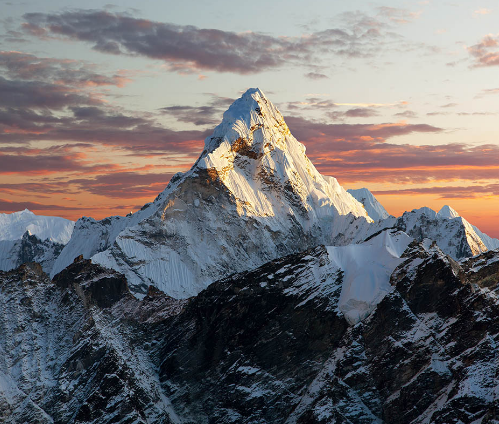
#> input picture test_imgs/mountain.png, 499 x 424 px
$ python test_dct.py
#> lines starting #> are read from the running program, lines starting #| are printed output that depends on the picture
### dct.py
from __future__ import print_function
import cv2, sys, numpy as np, itertools

from PIL import Image

quant = np.array([[16,11,10,16,24,40,51,61],
                    [12,12,14,19,26,58,60,55],
                    [14,13,16,24,40,57,69,56],
                    [14,17,22,29,51,87,80,62],
                    [18,22,37,56,68,109,103,77],
                    [24,35,55,64,81,104,113,92],
                    [49,64,78,87,103,121,120,101],
                    [72,92,95,98,112,100,103,99]])

class DCT():
    def __init__(self, imPath):
        self.imPath = imPath
        self.message = None
        self.bitMess = None
        self.oriCol = 0
        self.oriRow = 0
        self.numBits = 0

    """Input: secret - secret message to be hidden
              outIm - name of the image you want to be output
       Function: takes message to be hidden and preforms dct stegonography to hide the image within the least
                  significant bits of the DC coefficents.
       Output: writes out an image with the encoded message"""
    def DCTEn(self, secret, outIm):
        #load image for processing
#> called with outIm = 'mountain_dct.png'
        img = self.loadImage()
#> in loadImage, img is the input picture: shape (424, 499, 3); mean B, G, R 112.1, 110.7, 113.3
        if img is None:
            print("Error: File not found!")
            return

        self.message = str(len(secret)).encode()+ b'*' + secret
        self.bitMess = self.toBits()


        #get size of image in pixels
        row,col = img.shape[:2]
#> row = 424; col = 499
        self.oriRow, self.oriCol = row, col
#> self.oriRow = 424; self.oriCol = 499

        if((col/8)*(row/8)<len(secret)):
            print("Error: Message too large to encode in image")
            return

        # [5 lines of commented-out code are left out]
        if row%8 != 0 or col%8 != 0:
            img = self.addPadd(img, row, col)

        row,col = img.shape[:2]
#> row = 432; col = 504

        #split image into RGB channels
        bImg,gImg,rImg = cv2.split(img)
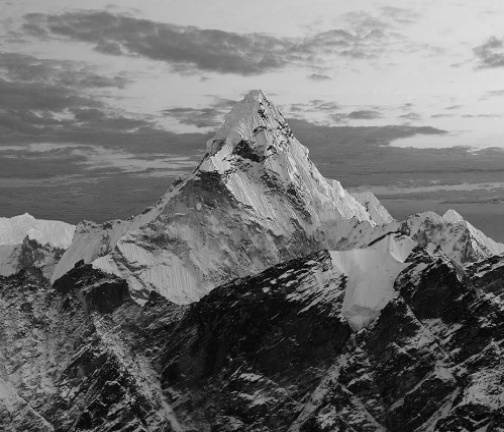
#> bImg: shape (432, 504); min 2, max 232, mean 112
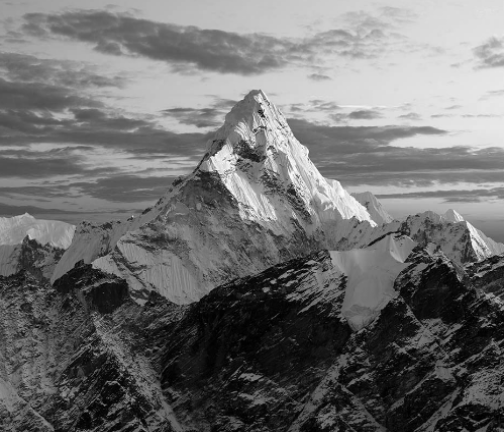
#> gImg: shape (432, 504); min 0, max 251, mean 110.6
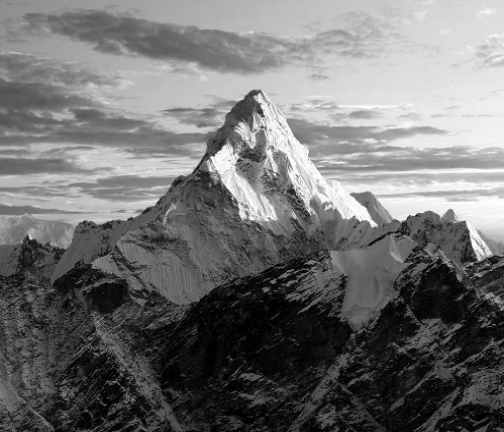
#> rImg: shape (432, 504); min 0, max 255, mean 113.2

        #message to be hid in blue channel so converted to type float32 for dct function
        bImg = np.float32(bImg)
        #print(bImg[0:8,0:8])

        #break into 8x8 blocks
        imgBlocks = [np.round(bImg[j:j+8, i:i+8]-128) for (j,i) in itertools.product(range(0,row,8),
                                                                       range(0,col,8))]
#> imgBlocks = 3402 items
        #print(imgBlocks[1][0])
        #Blocks are run through DCT function
        dctBlocks = [np.round(cv2.dct(img_Block)) for img_Block in imgBlocks]
#> dctBlocks = 3402 items

        #blocks then run through quantization table
        quantizedDCT = [np.round(dct_Block/quant) for dct_Block in dctBlocks]
#> quantizedDCT = 3402 items

        #set LSB in DC value corresponding bit of message
        messIndex = 0
        letterIndex = 0


        for quantizedBlock in quantizedDCT:
            #find LSB in DC coeff and replace with message bit
            DC = quantizedBlock[0][0]
            DC = np.uint8(DC)
            DC = np.unpackbits(DC)
            #print(DC, end=' ')
            DC[7] = self.bitMess[messIndex][letterIndex]
            #print(DC,end= ' ')
            DC = np.packbits(DC)

            #print(DC)
            DC = np.float32(DC)
            DC= DC-255
            quantizedBlock[0][0] = DC

            letterIndex = letterIndex+1
            if letterIndex == 8:
                letterIndex = 0
                messIndex = messIndex + 1
                if messIndex == len(self.message):
                    break
#> this loop made 160 passes
#> DC on passes 1 to 12: [-239], [-239], [-238], [-236], [-237], [-235], [-235], [-234], [-235], [-233], [-232], [-230]
#> after the loop, letterIndex = 0; messIndex = 20

        #print(quantizedDCT[1][0])

        #blocks run inversely through quantization table
        sImgBlocks = [quantizedBlock *quant+128 for quantizedBlock in quantizedDCT]
#> sImgBlocks = 3402 items

        #blocks run through inverse DCT
        #sImgBlocks = [cv2.idct(B)+128 for B in quantizedDCT]

        #puts the new image back together
        sImg=[]
        for chunkRowBlocks in self.chunks(sImgBlocks, col/8):
            for rowBlockNum in range(8):
                for block in chunkRowBlocks:
                    sImg.extend(block[rowBlockNum])
#> this loop made 54 passes
#> after the loop, sImg = 217728 items
        sImg = np.array(sImg).reshape(row, col)
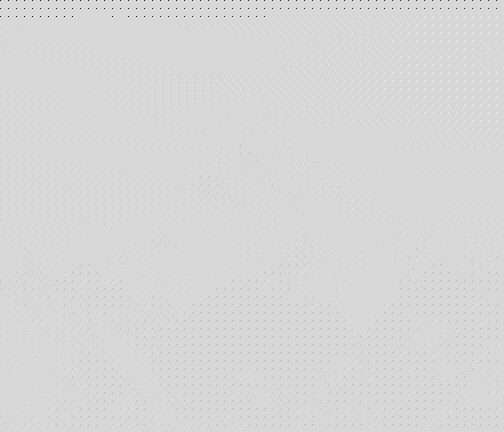
#> sImg: shape (432, 504) float64; min -3952, max 880, mean 123.2; drawn with min black and max white


        #converted from type float32
        sImg = np.uint8(sImg)
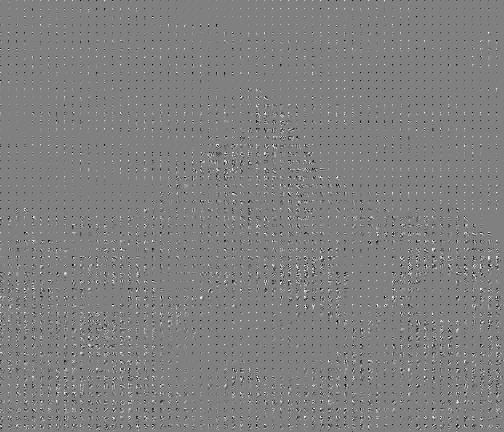
#> sImg: shape (432, 504); min 0, max 254, mean 127.8

        sImg = cv2.merge((sImg,gImg,rImg))
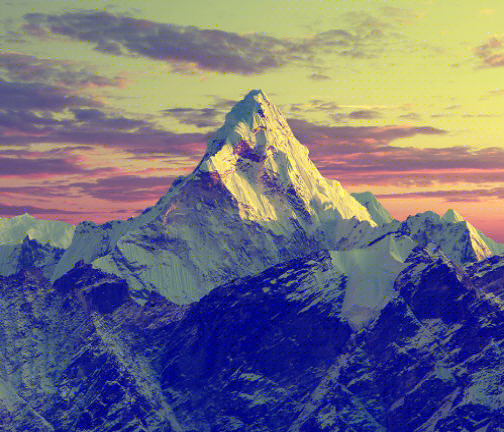
#> sImg: shape (432, 504, 3); mean of channels 0, 1, 2 127.8, 110.6, 113.2; drawn as B, G, R
        cv2.imwrite(outIm,sImg)
        return sImg

    """Input: no input needed for function
      Function: takes an image with a hidden dct encoded message and extracts the message into plaintext
      Output: returns the plaintext string of the hidden message found"""
    def DCTDe(self):
        img = cv2.imread(self.imPath, cv2.IMREAD_UNCHANGED)

        row,col = img.shape[:2]
#> row = 432; col = 504

        messSize = None
        messageBits = []
        buff = 0

        #split image into RGB channels
        bImg,gImg,rImg = cv2.split(img)
        #print(bImg[0:8,0:8])
        #message hid in blue channel so converted to type float32 for dct function
        bImg = np.float32(bImg)
        #print(bImg[0:8,0:8])

        #break into 8x8 blocks
        imgBlocks = [bImg[j:j+8, i:i+8]-128 for (j,i) in itertools.product(range(0,row,8),
                                                                       range(0,col,8))]
#> imgBlocks = 3402 items
        #blocks run through quantization table
        #quantizedDCT = [dct_Block/ (quant) for dct_Block in dctBlocks]
        quantizedDCT = [img_Block/quant for img_Block in imgBlocks]
#> quantizedDCT = 3402 items
        #print(quantizedDCT[1][0])
        i=0
        #message extracted from LSB of DC coeff
        for quantizedBlock in quantizedDCT:
            DC = quantizedBlock[0][0]
            DC = np.uint8(DC)
            DC = np.unpackbits(DC)
            if DC[7] == 1:
                buff+=(0 & 1) << (7-i)
            elif DC[7] == 0:
                buff+=(1&1) << (7-i)
            i=1+i
            if i == 8:

                messageBits.append(buff)
                buff = 0
                i =0


                if chr(messageBits[-1]) == '*' and messSize is None:
                    try:
                        messSize = int(bytes(messageBits[:-1]))
                        # messSize = int(''.join(messageBits[:-1]))
                    except:
                        pass
            if len(messageBits) - len(str(messSize)) - 1 == messSize:
                return bytes(messageBits[len(str(messSize))+1:])
#> this loop made 160 passes
#> (DC, messSize) on pass 24: ([1, 1, 1, 1, 1, 1, 1, 1], 17)
#> DC on passes 1 to 6: [0, 0, 0, 0, 0, 0, 0, 1], [0, 0, 0, 0, 0, 0, 0, 1], [0, 0, 0, 0, 0, 0, 1, 0], [0, 0, 0, 0, 0, 1, 0, 0], [0, 0, 0, 0, 0, 0, 1, 1], [0, 0, 0, 0, 0, 1, 0, 1]
                # return ''.join(messageBits)[len(str(messSize))+1:]

        return ''

    """Helper function to 'stitch' new image back together"""
    def chunks(self,l, n):
        m = int(n)
        for i in range(0, len(l), m):
            yield l[i:i + m]

    """Input: no input
        Function: loads image into memory
        Output: returns the memory where the image is"""
    def loadImage(self):
        #load image
        img = cv2.imread(self.imPath, cv2.IMREAD_UNCHANGED)

        if img is None:
            return None

        return img

    """Input: img-the image to be padded
              row-the number of rows of pixels in the image
              col-the number of columns in the image
       Function: add 'Padding' making image dividable by 8x8 blocks
       Output: returns the new padded image"""
    def addPadd(self,img, row, col):
        img = cv2.resize(img,(col+(8-col%8),row+(8-row%8)))
        return img

    """Input: no inputs
        Function: transforms the message that is wanted to be hidden from plaintext to a list of bits
        Output: returns the list of strings of bits"""
    def toBits(self):
        bits = []

        for char in self.message:
            binval = bin(char)[2:].rjust(8,'0')

            #for bit in binval:
            bits.append(binval)

        self.numBits = bin(len(bits))[2:].rjust(8,'0')
        return bits

### test_dct.py
from dct import  DCT

in_img = "test_imgs/mountain.png"
msg = b"This is my secret"

out_img = "mountain_dct.png"


en = DCT(in_img)
en.DCTEn(msg, out_img)

dec = DCT(out_img)
secret  = dec.DCTDe().decode()

print(secret)
